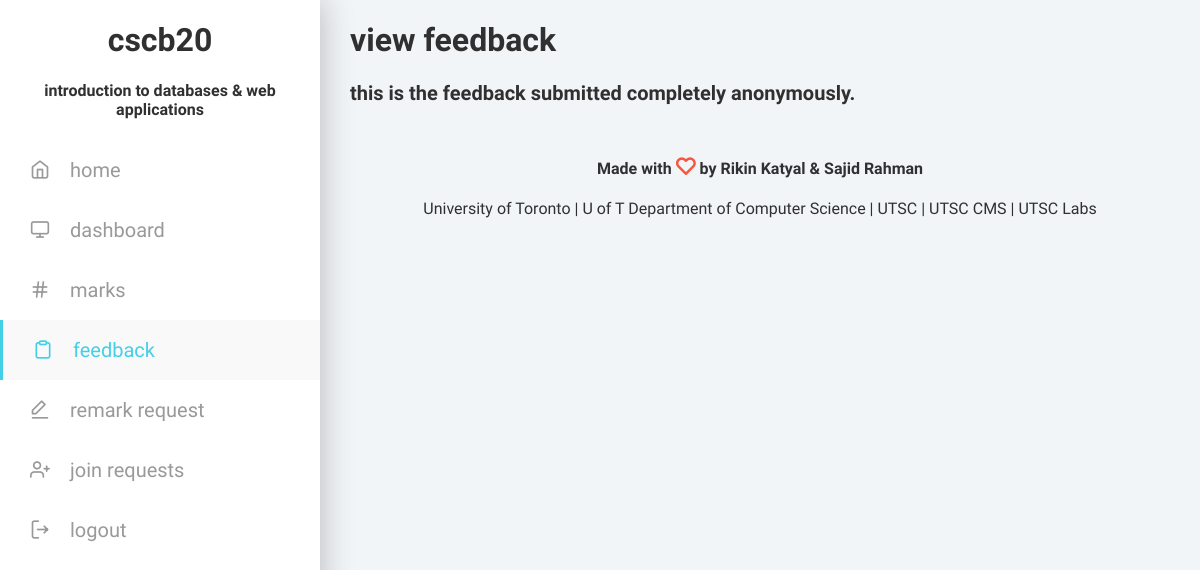
The page /dashboard/feedback/index.php (signed in) on the database as committed earlier.
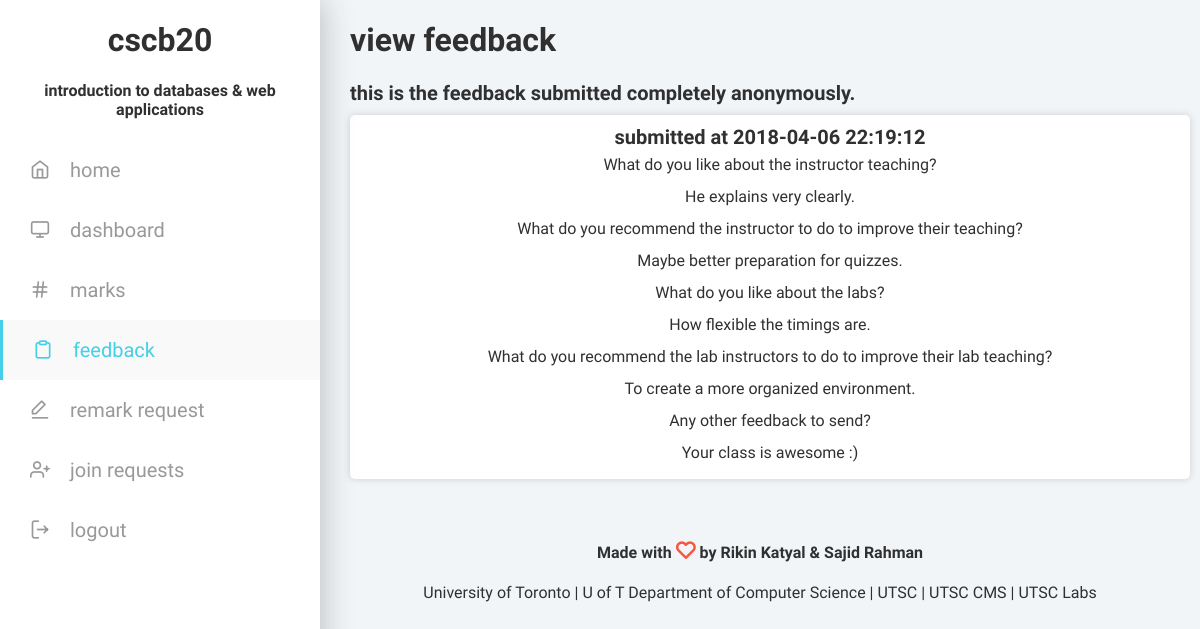
The same page on the database as committed later.
### tables this page shows
create table Feedback(
body text,
submittedAt varchar(255),
instructorId varchar(25)
);

### htdocs/dashboard/feedback/index.php (the view, shortened to what this page needs)
<?php
  include("../../auth/config.php");
  function nl2p($text) {
    return '<p>'.str_replace(array("\r\n", "\r", "\n"), '</p><p>', $text).'</p>';
  }
?>
<html lang="en">
<head>
    <link rel="stylesheet" type="text/css" href="../../css/feather.css">
    <link rel="stylesheet" type="text/css" href="../../css/index.css">
</head>
<body>
  <div id="container">
      <div id="sidebar">
          <h1>cscb20</h1>
          <h4>introduction to databases & web applications</h4>
          <nav>
            <a href="../../">
              <div class="nav-item">
                <h2><i class="feather icon-home"></i>home</h2>
              </div>
            </a>
            <a href="../">
              <div class="nav-item">
                <h2><i class="feather icon-monitor"></i>dashboard</h2>
              </div>
            </a>
            <a href="../<?php if ($_SESSION['account'] == 'instructor') echo "instructor/" ?>marks/">
              <div class="nav-item">
                <h2><i class="feather icon-hash"></i>marks</h2>
              </div>
            </a>
            <?php
              if ($_SESSION['account'] != 'ta'){
                echo "
                <a href='./'>
                  <div class='nav-item active'>
                    <h2><i class='feather icon-clipboard'></i>feedback</h2>
                  </div>
                </a>
                ";
              }
            ?>
            <a href="../<?php if ($_SESSION['account'] == 'instructor' or $_SESSION['account'] == 'ta') echo "instructor/" ?>remark/">
              <div class="nav-item">
                <h2><i class="feather icon-edit-1"></i>remark request</h2>
              </div>
            </a>
            <?php
              if ($_SESSION['account'] == 'instructor'){
                echo "
                <a href='../instructor/requests'>
                  <div class='nav-item'>
                    <h2><i class='feather icon-user-plus'></i>join requests</h2>
                  </div>
                </a>
                ";
              }
            ?>
            <a href="../../auth/logout/">
              <div class="nav-item">
                <h2><i class="feather icon-log-out"></i>logout</h2>
              </div>
            </a>
          </nav>
        </div>
    <div id="content">
      <?php
        if ($_SESSION['account'] == 'instructor') {
          echo "<h1>view feedback</h1>
          <h2>this is the feedback submitted completely anonymously.</h2>
          <div class='feedbacks'>";
          $sql = "select * from Feedback where instructorId = '".$_SESSION['utorid']."'";
          $result = mysqli_query($db, $sql);
          while ($row = mysqli_fetch_array($result, MYSQLI_ASSOC)) {
            echo "<div class='feedback card'>
            <h2>Submitted at ".$row['submittedAt']."</h2>
            ".nl2p($row['body'])."
            </div>";
          }
          echo '</div>';
        } else if ($_SESSION['account'] == 'student') {
          echo "<h1>submit feedback</h1>
          <h2>this feedback is submitted completely anonymously.</h2>
          <form action='' method='post'>
            <div class='card feedback-view'>
              <h2>feedback</h2>
              <select name='instructors'>";
          $sql = "select * from Instructors";
          $result = mysqli_query($db, $sql);
          while ($row = mysqli_fetch_array($result, MYSQLI_ASSOC)) {
            echo "<option value='".$row['utorid']."'>".$row['firstName']." ".$row['lastName']."</option>";
          }
          echo "</select>
              <textarea maxlength='2000' name='feedback' required>What do you like about the instructor teaching?
What do you recommend the instructor to do to improve their teaching?
What do you like about the labs?
What do you recommend the lab instructors to do to improve their lab teaching?
Any other feedback to send?
</textarea>
              <button>Submit</button>
            </div>
          </form>";
        }
      ?>
      <footer>
        <p><b>Made with <i class="feather icon-heart"></i> by Rikin Katyal & Sajid Rahman</b></p>
        <p><a href="https://www.utoronto.ca/" target="_">University of Toronto</a> | <a href="http://web.cs.toronto.edu/" target="_">U of T Department of Computer Science</a> | <a href="http://www.utsc.utoronto.ca/home/" target="_">UTSC</a> | <a href="https://www.utsc.utoronto.ca/cms/computer-science-mathematics-statistics" target="_">UTSC CMS</a> | <a href="http://www.utsc.utoronto.ca/labs/"> UTSC Labs</a></p>
      </footer>
    </div>
  </div>
</body>
</html>

Rows that differ between the two databases and show on the page:
added feedback: submittedAt "2018-04-06 22:19:12", body "What do you like about the instructor teaching? He explains very clearly. What do you recommend the instructor to do to improve their teaching? Maybe better preparation for quizzes. What do you like about the labs? How flexible the timings are. What do you recommend the lab instructors to do to improve their lab teaching? To create a more organized environment. Any other feedback to send? Your class is awesome :)"
